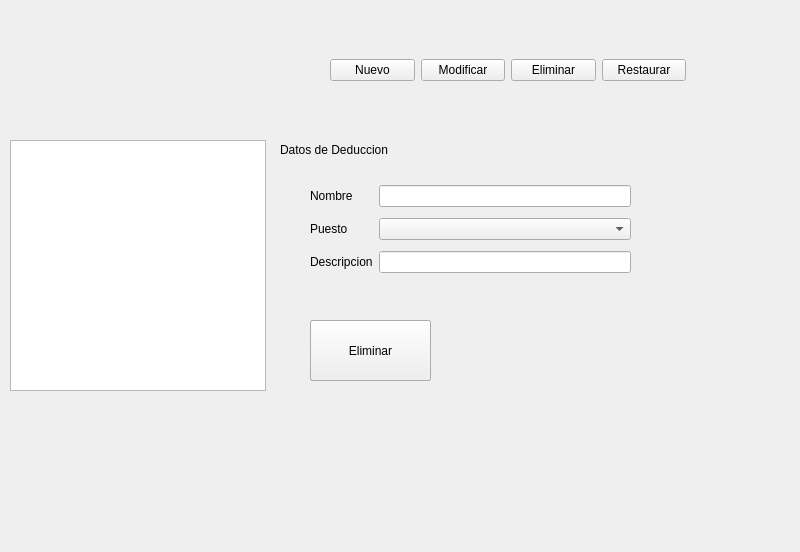
<?xml version="1.0" encoding="UTF-8"?>
<ui version="4.0">
 <class>MainWindow</class>
 <widget class="QMainWindow" name="MainWindow">
  <property name="geometry">
   <rect>
    <x>0</x>
    <y>0</y>
    <width>800</width>
    <height>552</height>
   </rect>
  </property>
  <property name="windowTitle">
   <string>Mantenimiento de Deducciones</string>
  </property>
  <widget class="QWidget" name="centralwidget">
   <widget class="QLabel" name="label">
    <property name="geometry">
     <rect>
      <x>0</x>
      <y>0</y>
      <width>801</width>
      <height>551</height>
     </rect>
    </property>
    <property name="styleSheet">
     <string notr="true">background-image: url(:/imagenes/fondoaplicacion.jpg);</string>
    </property>
    <property name="text">
     <string/>
    </property>
   </widget>
   <widget class="QWidget" name="horizontalLayoutWidget">
    <property name="geometry">
     <rect>
      <x>330</x>
      <y>30</y>
      <width>356</width>
      <height>80</height>
     </rect>
    </property>
    <layout class="QHBoxLayout" name="horizontalLayout">
     <item>
      <widget class="QPushButton" name="btnNuevo">
       <property name="text">
        <string>Nuevo</string>
       </property>
      </widget>
     </item>
     <item>
      <widget class="QPushButton" name="btnModificar3">
       <property name="text">
        <string>Modificar</string>
       </property>
      </widget>
     </item>
     <item>
      <widget class="QPushButton" name="btnEliminar">
       <property name="text">
        <string>Eliminar</string>
       </property>
      </widget>
     </item>
     <item>
      <widget class="QPushButton" name="btnRestaurar">
       <property name="text">
        <string>Restaurar</string>
       </property>
      </widget>
     </item>
    </layout>
   </widget>
   <widget class="QLabel" name="label_2">
    <property name="geometry">
     <rect>
      <x>280</x>
      <y>140</y>
      <width>141</width>
      <height>20</height>
     </rect>
    </property>
    <property name="text">
     <string>Datos de Deduccion</string>
    </property>
   </widget>
   <widget class="QWidget" name="gridLayoutWidget">
    <property name="geometry">
     <rect>
      <x>310</x>
      <y>180</y>
      <width>321</width>
      <height>98</height>
     </rect>
    </property>
    <layout class="QGridLayout" name="gridLayout">
     <item row="0" column="0">
      <widget class="QLabel" name="label_3">
       <property name="text">
        <string>Nombre</string>
       </property>
      </widget>
     </item>
     <item row="2" column="0">
      <widget class="QLabel" name="label_5">
       <property name="text">
        <string>Descripcion</string>
       </property>
      </widget>
     </item>
     <item row="1" column="0">
      <widget class="QLabel" name="label_4">
       <property name="text">
        <string>Puesto</string>
       </property>
      </widget>
     </item>
     <item row="0" column="1">
      <widget class="QLineEdit" name="txtNombre">
       <property name="sizePolicy">
        <sizepolicy hsizetype="Preferred" vsizetype="Fixed">
         <horstretch>0</horstretch>
         <verstretch>0</verstretch>
        </sizepolicy>
       </property>
      </widget>
     </item>
     <item row="2" column="1">
      <widget class="QLineEdit" name="txtDescripcion"/>
     </item>
     <item row="1" column="1">
      <widget class="QComboBox" name="comboPuesto">
       <property name="sizePolicy">
        <sizepolicy hsizetype="Preferred" vsizetype="Fixed">
         <horstretch>0</horstretch>
         <verstretch>0</verstretch>
        </sizepolicy>
       </property>
      </widget>
     </item>
    </layout>
   </widget>
   <widget class="QTableView" name="listadeducciones">
    <property name="geometry">
     <rect>
      <x>10</x>
      <y>140</y>
      <width>256</width>
      <height>251</height>
     </rect>
    </property>
   </widget>
   <widget class="QPushButton" name="btnGuardar">
    <property name="geometry">
     <rect>
      <x>310</x>
      <y>320</y>
      <width>121</width>
      <height>61</height>
     </rect>
    </property>
    <property name="text">
     <string>Guardar</string>
    </property>
   </widget>
   <widget class="QPushButton" name="btnModificar2">
    <property name="geometry">
     <rect>
      <x>310</x>
      <y>320</y>
      <width>121</width>
      <height>61</height>
     </rect>
    </property>
    <property name="text">
     <string>Modificar</string>
    </property>
   </widget>
   <widget class="QPushButton" name="btnEliminar2">
    <property name="geometry">
     <rect>
      <x>310</x>
      <y>320</y>
      <width>121</width>
      <height>61</height>
     </rect>
    </property>
    <property name="text">
     <string>Eliminar</string>
    </property>
   </widget>
  </widget>
 </widget>
 <resources>
  <include location="imagenes/imagenes.qrc"/>
 </resources>
 <connections/>
</ui>
